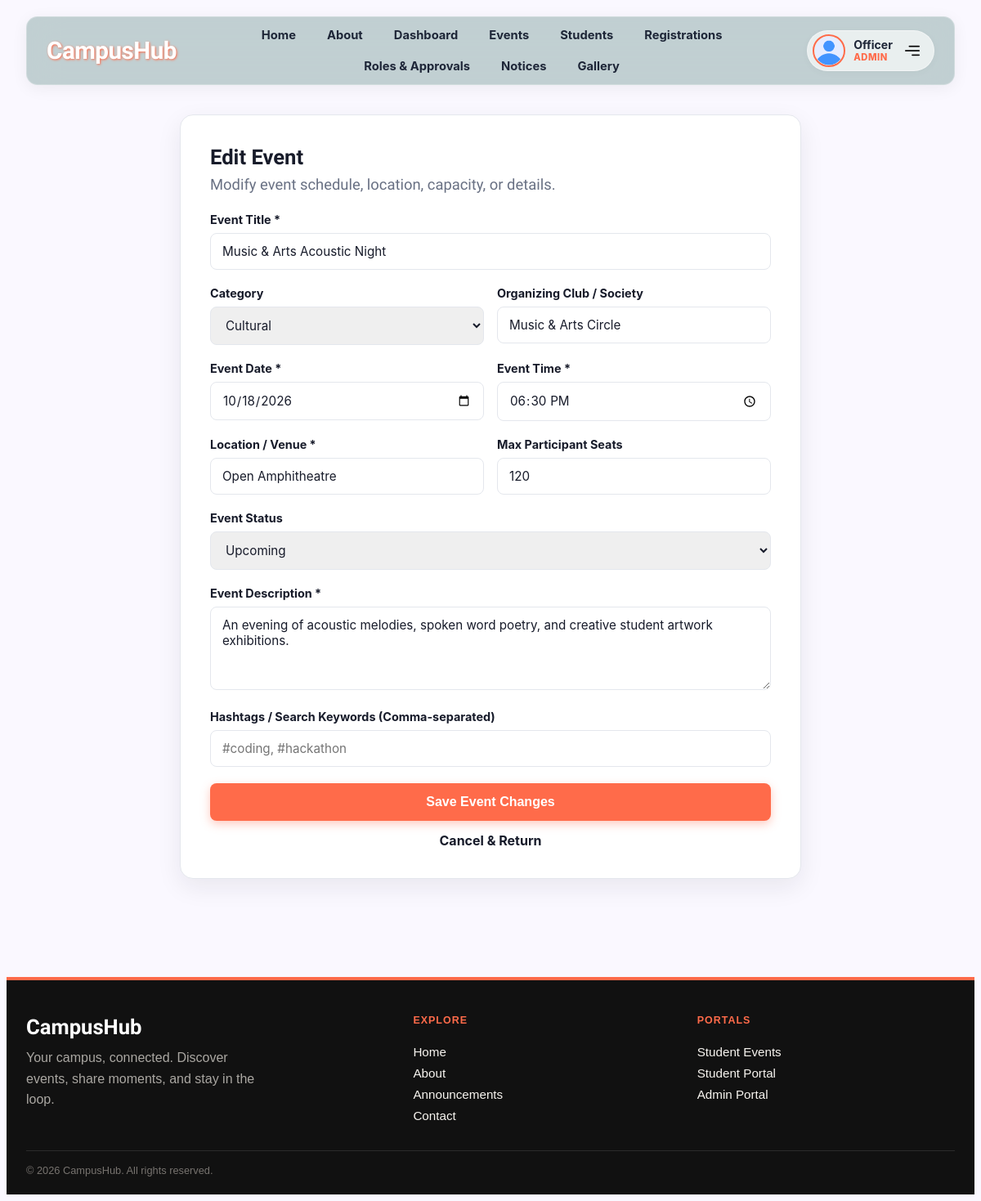
Before: /admin/edit_event.php?id=4 (signed in) with the older database file.
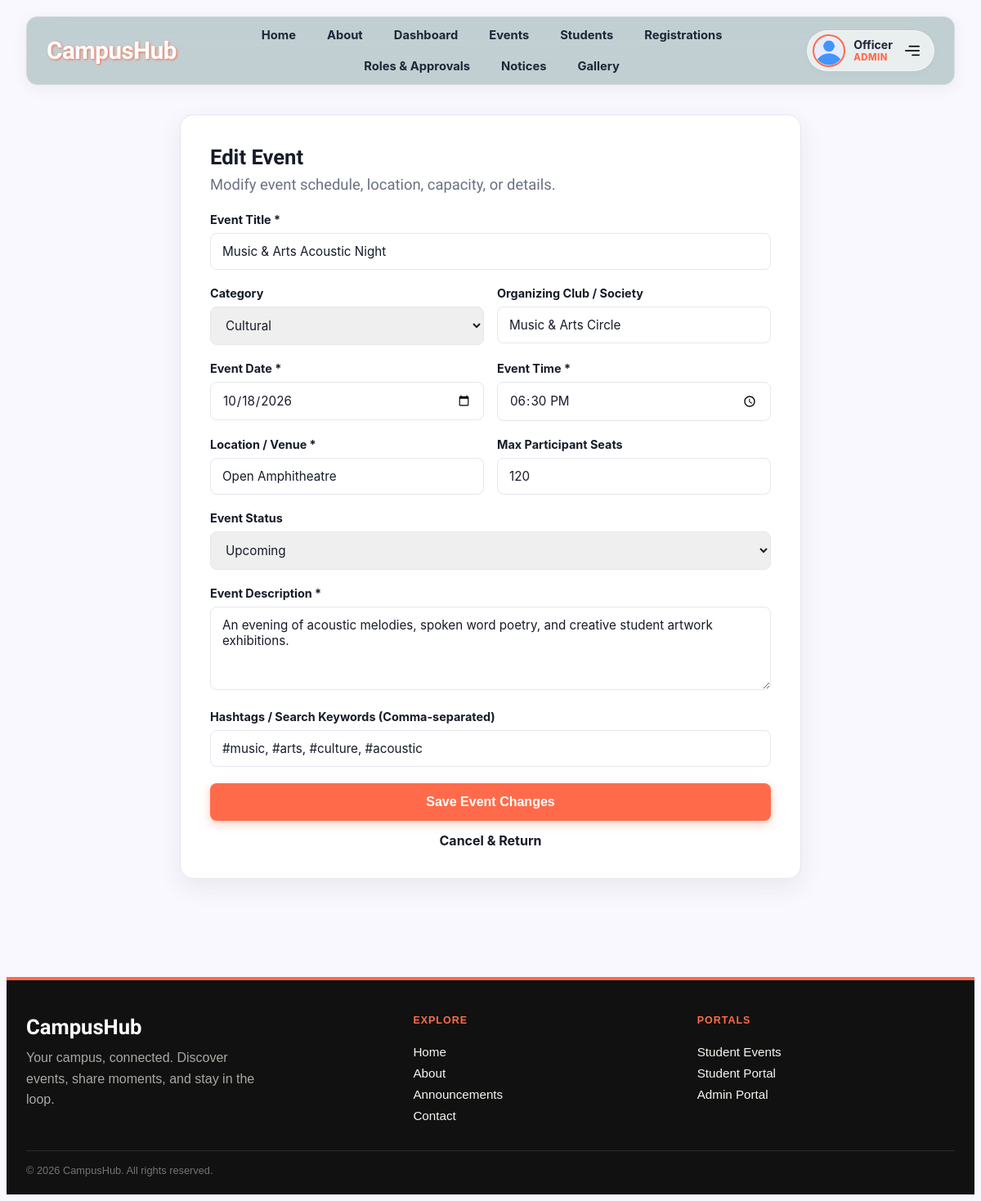
After: the same page with the newer database file.
### tables this page shows
CREATE TABLE IF NOT EXISTS `events` (
  `event_id` INT AUTO_INCREMENT PRIMARY KEY,
  `title` VARCHAR(255) NOT NULL,
  `description` TEXT NOT NULL,
  `category` VARCHAR(50) NOT NULL DEFAULT 'Workshop',
  `club_name` VARCHAR(100) NOT NULL DEFAULT 'CampusHub General',
  `event_date` DATE NOT NULL,
  `event_time` TIME NOT NULL,
  `location` VARCHAR(255) NOT NULL,
  `max_participants` INT NOT NULL DEFAULT 50,
  `banner_image` VARCHAR(255) NULL,
  `meta_data` JSON NULL,
  `status` ENUM('upcoming', 'completed', 'cancelled') DEFAULT 'upcoming',
  `created_at` TIMESTAMP DEFAULT CURRENT_TIMESTAMP
);

### includes/db.php (called while the page is built, shortened)
<?php
class Database
{
  private static $connection = null;
  public static function getConnection()
  {
    if (self::$connection === null) {
      $conn = @new mysqli(DB_HOST, DB_USER, DB_PASS, DB_NAME, 3306);
      $conn->set_charset("utf8mb4");
      self::$connection = $conn;
    }
    return self::$connection;
  }
  public static function search($query, $types = null, $params = [])
  {
    $conn = self::getConnection();
    $statement = $conn->prepare($query);
    if ($types != null && !empty($params)) {
      $statement->bind_param($types, ...$params);
    }
    $statement->execute();
    $result = $statement->get_result();
    return $result;
  }
}

### admin/edit_event.php (the view, shortened to what this page needs)
<?php
require_once '../includes/header.php';
require_once '../includes/db.php';
$event_id = isset($_GET['id']) ? (int)$_GET['id'] : 0;
$event = null;
if ($event_id > 0) {
    $res = Database::search("SELECT * FROM events WHERE event_id = ? LIMIT 1", "i", [$event_id]);
    if ($res && $res->num_rows > 0) {
        $event = $res->fetch_assoc();
    }
}
$existing_tags_str = "";
if ($event && !empty($event['meta_data'])) {
    $meta_arr = json_decode($event['meta_data'], true);
    if (isset($meta_arr['tags']) && is_array($meta_arr['tags'])) {
        $existing_tags_str = implode(', ', $meta_arr['tags']);
    }
}
?>
<main class="page-container">
  <div class="form-container">
    <div class="form-card">
      <h1>Edit Event</h1>
      <p class="subtitle">Modify event schedule, location, capacity, or details.</p>
      <form action="edit_event.php?id=<?php echo htmlspecialchars($event_id); ?>" method="POST">
        <div class="form-group">
          <label for="title">Event Title *</label>
          <input type="text" id="title" name="title" class="form-control" value="<?php echo htmlspecialchars($event['title']); ?>" required>
        </div>
        <div class="form-row-2">
          <div class="form-group">
            <label for="category">Category</label>
            <select id="category" name="category" class="form-control">
              <option value="Cultural" <?php echo ($event['category'] === 'Cultural') ? 'selected' : ''; ?>>Cultural</option>
            </select>
          </div>
          <div class="form-group">
            <label for="club_name">Organizing Club / Society</label>
            <input type="text" id="club_name" name="club_name" class="form-control" value="<?php echo htmlspecialchars($event['club_name']); ?>" required>
          </div>
        </div>
        <div class="form-row-2">
          <div class="form-group">
            <label for="event_date">Event Date *</label>
            <input type="date" id="event_date" name="event_date" class="form-control" value="<?php echo htmlspecialchars($event['event_date']); ?>" required>
          </div>
          <div class="form-group">
            <label for="event_time">Event Time *</label>
            <input type="time" id="event_time" name="event_time" class="form-control" value="<?php echo htmlspecialchars($event['event_time']); ?>" required>
          </div>
        </div>
        <div class="form-row-2">
          <div class="form-group">
            <label for="location">Location / Venue *</label>
            <input type="text" id="location" name="location" class="form-control" value="<?php echo htmlspecialchars($event['location']); ?>" required>
          </div>
          <div class="form-group">
            <label for="max_participants">Max Participant Seats</label>
            <input type="number" id="max_participants" name="max_participants" class="form-control" value="<?php echo htmlspecialchars($event['max_participants']); ?>" min="1">
          </div>
        </div>
        <div class="form-group">
          <label for="status">Event Status</label>
          <select id="status" name="status" class="form-control">
            <option value="upcoming" <?php echo ($event['status'] === 'upcoming') ? 'selected' : ''; ?>>Upcoming</option>
          </select>
        </div>
        <div class="form-group">
          <label for="description">Event Description *</label>
          <textarea id="description" name="description" class="form-control" rows="4" required><?php echo htmlspecialchars($event['description']); ?></textarea>
        </div>
        <div class="form-group">
          <label for="tags">Hashtags / Search Keywords (Comma-separated)</label>
          <input type="text" id="tags" name="tags" class="form-control" placeholder="#coding, #hackathon" value="<?php echo htmlspecialchars($existing_tags_str); ?>">
        </div>
        <button type="submit" class="btn-submit">Save Event Changes</button>
        <a href="manage_events.php" style="display: block; text-align: center; margin-top: 14px; color: var(--ink); text-decoration: none; font-weight: bold; font-family: -apple-system, BlinkMacSystemFont, 'Segoe UI', Roboto, sans-serif;">Cancel & Return</a>
      </form>
    </div>
  </div>
</main>
<?php
require_once '../includes/footer.php';
?>

Changed rows visible on the page:
changed events "Music & Arts Acoustic Night": tags (not shown) → "#music, #arts, #culture, #acoustic"
